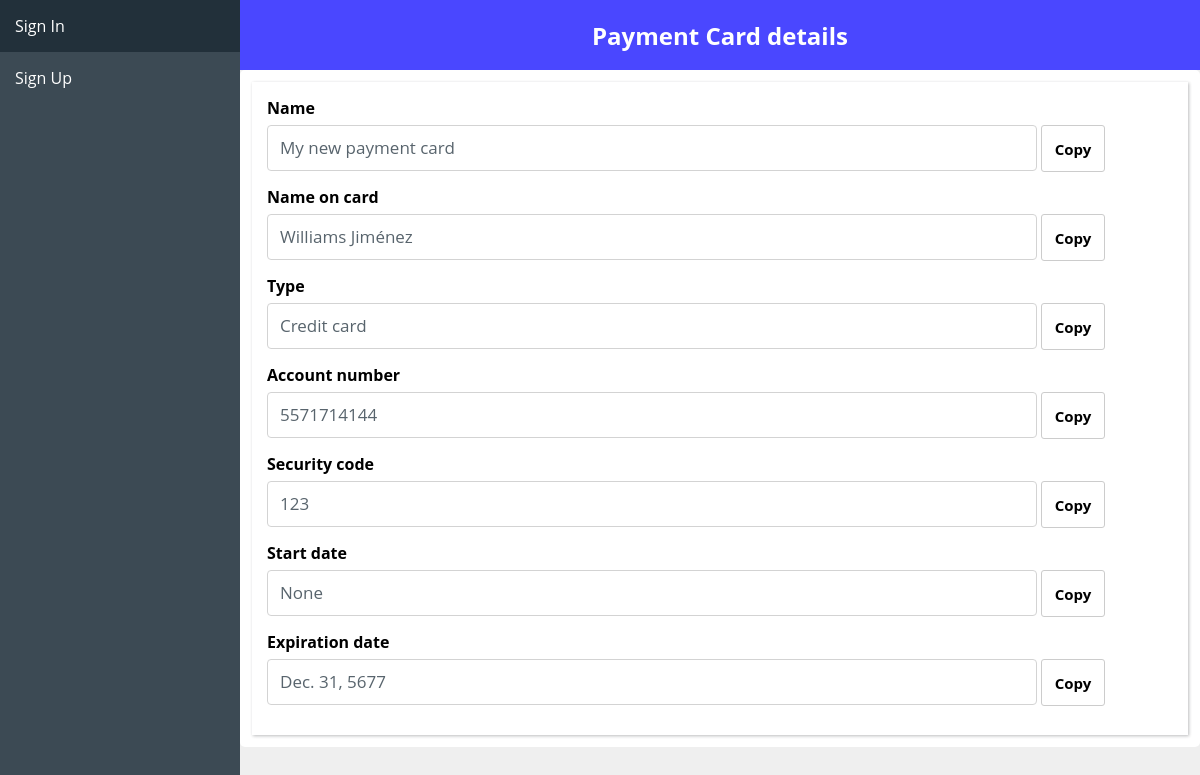
Screenshot of /vault/detail/payment_card/4 with the database file from the repository.
### vault/models.py (models this page shows, shortened)
class PaymentCard(models.Model):
    TYPE_CHOICES = [
        ('Credit card', 'Credit card'),
        ('Debit card', 'Debit card'),
        ('Charge card', 'Charge card'),
        ('Pre-paid card', 'Pre-paid card'),
        ('Business travel card', 'Business travel card'),
        ('Purchasing card', 'Purchasing card'),
    ]
    timestamp = models.DateTimeField(auto_now_add=True)
    updated = models.DateTimeField(auto_now=True)
    user = models.ForeignKey(User, on_delete=models.CASCADE, blank=True, null=True, related_name="payment_cards")
    name = models.CharField(verbose_name="Payment Card Name", max_length=25, blank=True, null=True)
    name_on_card = models.CharField(verbose_name="Name on Card", max_length=50, blank=True, null=True)
    type = models.CharField(verbose_name="Type", max_length=30, blank=True, null=True, choices=TYPE_CHOICES, default='Credit card')
    number = models.CharField(verbose_name="Number", max_length=19, blank=True, null=True)
    security_code = models.CharField(verbose_name="Security Code", max_length=3, blank=True, null=True)
    start_date = models.DateField(verbose_name="Start Date", blank=True, null=True)
    expiration_date = models.DateField(verbose_name="Expiration Date", blank=True, null=True)

### vault/views.py (the view)
# urls.py: path('detail/payment_card/<pk>', views.DetailPaymentCardView.as_view(), name="detail_payment_card"),
class DetailPaymentCardView(DetailView):
	model = PaymentCard
	template_name = 'vault/detail_item.html'
	context_object_name = 'payment_card'
	def get_context_data(self, **kwargs):
		context = super().get_context_data(**kwargs)
		context['payment_card'] = PaymentCard.objects.get(id=self.kwargs.get('pk'))
		return context

### templates/vault/detail_item.html (shortened to what this page needs)
{% extends 'base.html' %}
{% load static %}
{% block content %}
    {% if password %}
        <h2 class="header" style="background-color: tomato;">Password details</h3>
    {% elif note %}
        <h2 class="header" style="background-color: rgb(255, 237, 0);">Note details</h3>
    {% elif address %}
        <h2 class="header" style="background-color: rgb(114, 255, 0);">Address details</h3>
    {% elif payment_card %}
        <h2 class="header" style="background-color: rgb(74, 71, 255);">Payment Card details</h3>
    {% elif bank_account %}
        <h2 class="header" style="background-color: rgb(234, 71, 255);">Bank Account details</h3>
    {% endif %}
    <section>
        <div class="container" style="margin: auto;padding: 12px;">
            <form style="padding: 15px;box-shadow: 1px 1px 3px rgba(33,37,41,0.3);">
                {% if password %}
                    <label class="form-label" style="font-weight: bold;display: block;">Site URL</label>
                    <input class="form-control" id="password-url" type="text" style="width: 85%;display: inline;margin-bottom: 15px;" value="{{ password.url }}" readonly>
                    <a href="{{ password.url }}" class="password-a" target="_blank" style="background: rgba(255,255,255,0);text-align: center;font-weight: bold;font-size: 15px;padding: 12.5px;color: #000000;border: 0.3px solid #cccccc ;">Go</a>
                    <label class="form-label" style="font-weight: bold;display: block;">Name</label>
                    <input class="form-control" id="password-name" type="text" style="width: 85%;display: inline;margin-bottom: 15px;" value="{{ password.name }}" readonly>
                    <a onclick="copyToClipBoard('password-name');" class="password-a" style="background: rgba(255,255,255,0);text-align: center;font-weight: bold;font-size: 15px;padding: 12.5px;color: #000000;border: 0.3px solid #cccccc ;">Copy</a>
                    <label class="form-label" style="font-weight: bold;display: block;">Email</label>
                    <input class="form-control" id="password-email" type="text" style="width: 85%;display: inline;margin-bottom: 15px;" value="{{ password.email }}" readonly>
                    <a onclick="copyToClipBoard('password-email');" class="password-a" style="background: rgba(255,255,255,0);text-align: center;font-weight: bold;font-size: 15px;padding: 12.5px;color: #000000;border: 0.3px solid #cccccc ;">Copy</a>
                    <label class="form-label" style="font-weight: bold;display: block;">Password</label>
                    <input class="form-control" id="password-password" type="text" style="width: 85%;display: inline;margin-bottom: 15px;" value="{{ password.password }}" readonly>
                    <a onclick="copyToClipBoard('password-password');" class="password-a" style="background: rgba(255,255,255,0);text-align: center;font-weight: bold;font-size: 15px;padding: 12.5px;color: #000000;border: 0.3px solid #cccccc ;">Copy</a>
                {% elif payment_card %}
                    <label class="form-label" style="font-weight: bold;display: block;">Name</label>
                    <input class="form-control" id="payment-card-name" type="text" style="width: 85%;display: inline;margin-bottom: 15px;" value="{{ payment_card.name }}" readonly>
                    <a onclick="copyToClipBoard('payment-card-name');" class="payment-card-a" style="background: rgba(255,255,255,0);text-align: center;font-weight: bold;font-size: 15px;padding: 12.5px;color: #000000;border: 0.3px solid #cccccc ;">Copy</a>
                    <label class="form-label" style="font-weight: bold;display: block;">Name on card</label>
                    <input class="form-control" id="payment-card-name-on-card" type="text" style="width: 85%;display: inline;margin-bottom: 15px;" value="{{ payment_card.name_on_card }}" readonly>
                    <a onclick="copyToClipBoard('payment-card-name-on-card');" class="payment-card-a" style="background: rgba(255,255,255,0);text-align: center;font-weight: bold;font-size: 15px;padding: 12.5px;color: #000000;border: 0.3px solid #cccccc ;">Copy</a>
                    <label class="form-label" style="font-weight: bold;display: block;">Type</label>
                    <input class="form-control" id="payment-card-type" type="text" style="width: 85%;display: inline;margin-bottom: 15px;" value="{{ payment_card.type }}" readonly>
                    <a onclick="copyToClipBoard('payment-card-type');" class="payment-card-a" style="background: rgba(255,255,255,0);text-align: center;font-weight: bold;font-size: 15px;padding: 12.5px;color: #000000;border: 0.3px solid #cccccc ;">Copy</a>
                    <label class="form-label" style="font-weight: bold;display: block;">Account number</label>
                    <input class="form-control" id="payment-card-number" type="text" style="width: 85%;display: inline;margin-bottom: 15px;" value="{{ payment_card.number }}" readonly>
                    <a onclick="copyToClipBoard('payment-card-number');" class="payment-card-a" style="background: rgba(255,255,255,0);text-align: center;font-weight: bold;font-size: 15px;padding: 12.5px;color: #000000;border: 0.3px solid #cccccc ;">Copy</a>
                    <label class="form-label" style="font-weight: bold;display: block;">Security code</label>
                    <input class="form-control" id="payment-card-security-code" type="text" style="width: 85%;display: inline;margin-bottom: 15px;" value="{{ payment_card.security_code }}" readonly>
                    <a onclick="copyToClipBoard('payment-card-security-code');" class="payment-card-a" style="background: rgba(255,255,255,0);text-align: center;font-weight: bold;font-size: 15px;padding: 12.5px;color: #000000;border: 0.3px solid #cccccc ;">Copy</a>
                    <label class="form-label" style="font-weight: bold;display: block;">Start date</label>
                    <input class="form-control" id="payment-card-start-date" type="text" style="width: 85%;display: inline;margin-bottom: 15px;" value="{{ payment_card.start_date }}" readonly>
                    <a onclick="copyToClipBoard('payment-card-start-date');" class="payment-card-a" style="background: rgba(255,255,255,0);text-align: center;font-weight: bold;font-size: 15px;padding: 12.5px;color: #000000;border: 0.3px solid #cccccc ;">Copy</a>
                    <label class="form-label" style="font-weight: bold;display: block;">Expiration date</label>
                    <input class="form-control" id="payment-card-expiration-date" type="text" style="width: 85%;display: inline;margin-bottom: 15px;" value="{{ payment_card.expiration_date }}" readonly>
                    <a onclick="copyToClipBoard('payment-card-expiration-date');" class="payment-card-a" style="background: rgba(255,255,255,0);text-align: center;font-weight: bold;font-size: 15px;padding: 12.5px;color: #000000;border: 0.3px solid #cccccc ;">Copy</a>
                {% else %}
                    <p>Error: vuelva a intentarlo más tarde.</p>
                {% endif %}
            </form>
        </div>
    </section>
{% endblock %}

### static/capstone.css (style rules this page uses)
body { font-family: 'Open Sans', Verdana; }
* { box-sizing: border-box; }
body { margin: 0; }
body, html, .map-container { height: 100%; }
input[type=text], input[type=email], input[type=password], select, textarea { width: 100%; padding: 12px; border: 1px solid #ccc; border-radius: 4px; box-sizing: border-box; margin-top: 6px; margin-bottom: 16px; resize: vertical; }
::placeholder { color: #3c4a54ff; font-family: 'Open Sans', Verdana; }
input, select { color: #3c4a54ff; font-family: 'Open Sans', Verdana; }
.container { border-radius: 5px; background-color: #fff; padding: 20px; }
input, select, .btn { width: 100%; padding: 12px; border: none; border-radius: 4px; margin: 5px 0; opacity: 0.85; display: inline-block; font-size: 17px; line-height: 20px; text-decoration: none; }
.header { color: white; background-color: #2e6bd1ff; text-align: center; padding: 18.72px; margin: 0px; }
a { text-decoration: none; }
a.password-a, a.note-a, a.address-a, a.payment-card-a, a.bank-account-a { border-radius: 3px; }

### rows the page displays
PaymentCard: name "My new payment card", name_on_card "Williams Jiménez", type "Credit card", number "5571714144", security_code "123", start_date "None", expiration_date "Dec. 31, 5677"
